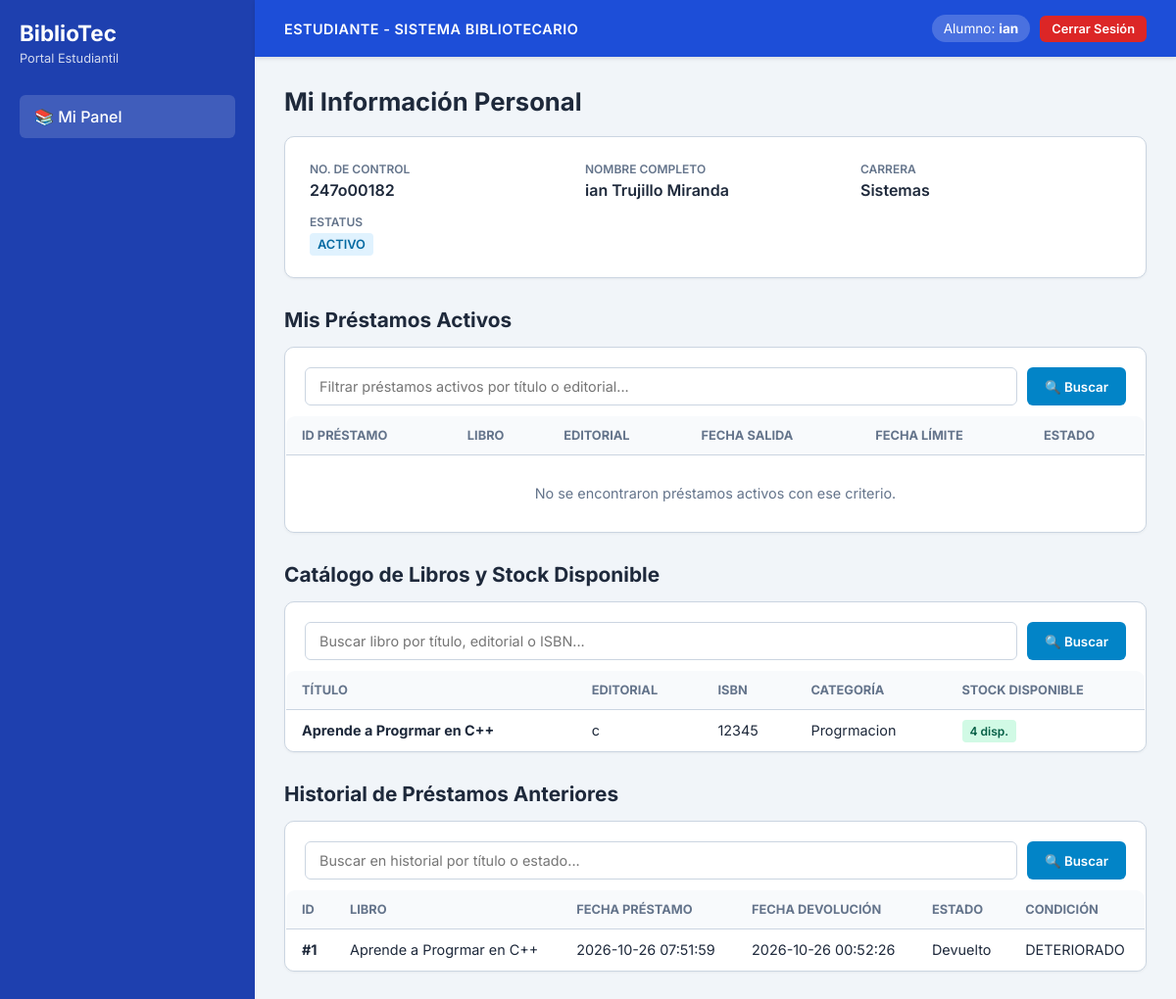
/portal_estudiante.php (signed in), run on the app's committed database.
### tables this page shows
CREATE TABLE `estudiante` (
  `numeroControl` varchar(9) NOT NULL,
  `nombre` varchar(100) NOT NULL,
  `apellidoPaterno` varchar(60) NOT NULL,
  `apellidoMaterno` varchar(60) DEFAULT NULL,
  `carrera` varchar(50) NOT NULL,
  `estatus` varchar(30) DEFAULT 'ACTIVO',
  `contrasena` varchar(255) NOT NULL DEFAULT '',
  `correo` varchar(100) NOT NULL,
  `token_recuperacion` varchar(255) DEFAULT NULL,
  `token_expiracion` datetime DEFAULT NULL
);

CREATE TABLE `libros` (
  `id_libro` int(11) NOT NULL,
  `id_categoria` int(11) DEFAULT NULL,
  `titulo` varchar(150) NOT NULL,
  `editorial` varchar(100) DEFAULT NULL,
  `isbn` varchar(20) DEFAULT NULL,
  `stock` int(11) DEFAULT 1
);

CREATE TABLE `categoria` (
  `id_categoria` int(11) NOT NULL,
  `nombre` varchar(50) NOT NULL,
  `descripcion` varchar(200) DEFAULT NULL
);

CREATE TABLE `prestamo` (
  `id_prestamo` int(11) NOT NULL,
  `numeroControl` varchar(9) DEFAULT NULL,
  `id_libro` int(11) DEFAULT NULL,
  `fechaPrestamo` datetime DEFAULT current_timestamp(),
  `fechaDevolucion` datetime DEFAULT NULL,
  `estado` varchar(30) DEFAULT 'Activo'
);

CREATE TABLE `devolucion` (
  `id_devolucion` int(11) NOT NULL,
  `id_prestamo` int(11) DEFAULT NULL,
  `fechaDevolucion` datetime DEFAULT current_timestamp(),
  `condicion` varchar(30) DEFAULT 'BUENO',
  `observaciones` varchar(200) DEFAULT NULL
);

### portal_estudiante.php (the view, shortened to what this page needs)
<?php
include 'conexion.php';
$nc = $_SESSION['numeroControl'];
$stmtEst = $pdo->prepare("SELECT * FROM estudiante WHERE numeroControl = :nc");
$stmtEst->execute([':nc' => $nc]);
$estudiante = $stmtEst->fetch();
$q_libros = trim($_GET['q_libros'] ?? '');
if (!empty($q_libros)) {
    $stmtLibros = $pdo->prepare("SELECT l.*, c.nombre AS categoria_nombre FROM libros l LEFT JOIN categoria c ON l.id_categoria = c.id_categoria WHERE l.titulo LIKE :b1 OR l.editorial LIKE :b2 OR l.isbn LIKE :b3 ORDER BY l.id_libro DESC");
    $stmtLibros->execute([
        ':b1' => "%$q_libros%",
        ':b2' => "%$q_libros%",
        ':b3' => "%$q_libros%"
    ]);
    $libros = $stmtLibros->fetchAll();
} else {
    $libros = $pdo->query("SELECT l.*, c.nombre AS categoria_nombre FROM libros l LEFT JOIN categoria c ON l.id_categoria = c.id_categoria ORDER BY l.id_libro DESC")->fetchAll();
}
$q_activos = trim($_GET['q_activos'] ?? '');
if (!empty($q_activos)) {
    $stmtActivos = $pdo->prepare("SELECT p.*, l.titulo, l.editorial FROM prestamo p JOIN libros l ON p.id_libro = l.id_libro WHERE p.numeroControl = :nc AND p.estado = 'Activo' AND (l.titulo LIKE :b1 OR l.editorial LIKE :b2) ORDER BY p.id_prestamo DESC");
    $stmtActivos->execute([
        ':nc' => $nc,
        ':b1' => "%$q_activos%",
        ':b2' => "%$q_activos%"
    ]);
} else {
    $stmtActivos = $pdo->prepare("SELECT p.*, l.titulo, l.editorial FROM prestamo p JOIN libros l ON p.id_libro = l.id_libro WHERE p.numeroControl = :nc AND p.estado = 'Activo' ORDER BY p.id_prestamo DESC");
    $stmtActivos->execute([':nc' => $nc]);
}
$prestamosActivos = $stmtActivos->fetchAll();
$q_historial = trim($_GET['q_historial'] ?? '');
if (!empty($q_historial)) {
    $stmtHist = $pdo->prepare("SELECT p.*, l.titulo, d.fechaDevolucion AS fechaRealDev, d.condicion, d.observaciones FROM prestamo p JOIN libros l ON p.id_libro = l.id_libro LEFT JOIN devolucion d ON p.id_prestamo = d.id_prestamo WHERE p.numeroControl = :nc AND (l.titulo LIKE :b1 OR p.estado LIKE :b2) ORDER BY p.id_prestamo DESC");
    $stmtHist->execute([
        ':nc' => $nc,
        ':b1' => "%$q_historial%",
        ':b2' => "%$q_historial%"
    ]);
} else {
    $stmtHist = $pdo->prepare("SELECT p.*, l.titulo, d.fechaDevolucion AS fechaRealDev, d.condicion, d.observaciones FROM prestamo p JOIN libros l ON p.id_libro = l.id_libro LEFT JOIN devolucion d ON p.id_prestamo = d.id_prestamo WHERE p.numeroControl = :nc ORDER BY p.id_prestamo DESC");
    $stmtHist->execute([':nc' => $nc]);
}
$historial = $stmtHist->fetchAll();
?>
<!DOCTYPE html>
<html lang="es">
<head>
</head>
<body>
    <aside>
        <h2>BiblioTec</h2>
        <p>Portal Estudiantil</p>
        <nav>
            <a href="portal_estudiante.php" class="active">📚 Mi Panel</a>
        </nav>
    </aside>
    <main>
        <header>
            <span class="materia">ESTUDIANTE - SISTEMA BIBLIOTECARIO</span>
            <div class="user-info">
                <span class="user-badge">Alumno: <strong><?php echo htmlspecialchars($estudiante['nombre']); ?></strong></span>
                <a href="logout_estudiante.php" class="btn-logout">Cerrar Sesión</a>
            </div>
        </header>
        <div class="content-body">
            <h1>Mi Información Personal</h1>
            <div class="card">
                <div class="profile-grid">
                    <div class="profile-item">
                        <label>No. de Control</label>
                        <p><?php echo htmlspecialchars($estudiante['numeroControl']); ?></p>
                    </div>
                    <div class="profile-item">
                        <label>Nombre Completo</label>
                        <p><?php echo htmlspecialchars($estudiante['nombre'] . ' ' . $estudiante['apellidoPaterno'] . ' ' . $estudiante['apellidoMaterno']); ?></p>
                    </div>
                    <div class="profile-item">
                        <label>Carrera</label>
                        <p><?php echo htmlspecialchars($estudiante['carrera']); ?></p>
                    </div>
                    <div class="profile-item">
                        <label>Estatus</label>
                        <p><span style="background: #e0f2fe; color: #0369a1; padding: 4px 8px; border-radius: 4px; font-size: 0.8rem;"><?php echo htmlspecialchars($estudiante['estatus']); ?></span></p>
                    </div>
                </div>
            </div>
            <h2 class="section-title">Mis Préstamos Activos</h2>
            <div class="card" style="padding: 0; overflow: hidden;">
                <form action="portal_estudiante.php" method="GET" class="search-bar">
                    <input type="text" name="q_activos" placeholder="Filtrar préstamos activos por título o editorial..." value="<?php echo htmlspecialchars($q_activos); ?>">
                    <button type="submit" class="btn-search">🔍 Buscar</button>
                </form>
                <table>
                    <thead>
                        <tr>
                            <th>ID Préstamo</th>
                            <th>Libro</th>
                            <th>Editorial</th>
                            <th>Fecha Salida</th>
                            <th>Fecha Límite</th>
                            <th>Estado</th>
                        </tr>
                    </thead>
                    <tbody>
                        <?php if (!empty($prestamosActivos)): ?>
                            <?php foreach ($prestamosActivos as $p): ?>
                                <tr>
                                    <td><strong>#<?php echo htmlspecialchars($p['id_prestamo']); ?></strong></td>
                                    <td><?php echo htmlspecialchars($p['titulo']); ?></td>
                                    <td><?php echo htmlspecialchars($p['editorial']); ?></td>
                                    <td><?php echo htmlspecialchars($p['fechaPrestamo']); ?></td>
                                    <td><?php echo htmlspecialchars($p['fechaDevolucion']); ?></td>
                                    <td><span style="background: #e0f2fe; color: #0369a1; padding: 4px 8px; border-radius: 4px; font-size: 0.75rem; font-weight: 600;"><?php echo htmlspecialchars($p['estado']); ?></span></td>
                                </tr>
                            <?php endforeach; ?>
                        <?php else: ?>
                            <tr>
                                <td colspan="6" style="text-align: center; color: var(--text-muted); padding: 30px;">
                                    No se encontraron préstamos activos con ese criterio.
                                </td>
                            </tr>
                        <?php endif; ?>
                    </tbody>
                </table>
            </div>
            <h2 class="section-title">Catálogo de Libros y Stock Disponible</h2>
            <div class="card" style="padding: 0; overflow: hidden;">
                <form action="portal_estudiante.php" method="GET" class="search-bar">
                    <input type="text" name="q_libros" placeholder="Buscar libro por título, editorial o ISBN..." value="<?php echo htmlspecialchars($q_libros); ?>">
                    <button type="submit" class="btn-search">🔍 Buscar</button>
                </form>
                <table>
                    <thead>
                        <tr>
                            <th>Título</th>
                            <th>Editorial</th>
                            <th>ISBN</th>
                            <th>Categoría</th>
                            <th>Stock Disponible</th>
                        </tr>
                    </thead>
                    <tbody>
                        <?php if (!empty($libros)): ?>
                            <?php foreach ($libros as $lib): ?>
                                <tr>
                                    <td><strong><?php echo htmlspecialchars($lib['titulo']); ?></strong></td>
                                    <td><?php echo htmlspecialchars($lib['editorial']); ?></td>
                                    <td><?php echo htmlspecialchars($lib['isbn']); ?></td>
                                    <td><?php echo htmlspecialchars($lib['categoria_nombre'] ?? 'General'); ?></td>
                                    <td><span style="background: #d1fae5; color: #065f46; padding: 4px 8px; border-radius: 4px; font-size: 0.75rem; font-weight: 600;"><?php echo htmlspecialchars($lib['stock']); ?> disp.</span></td>
                                </tr>
                            <?php endforeach; ?>
                        <?php endif; ?>
                    </tbody>
                </table>
            </div>
            <h2 class="section-title">Historial de Préstamos Anteriores</h2>
            <div class="card" style="padding: 0; overflow: hidden;">
                <form action="portal_estudiante.php" method="GET" class="search-bar">
                    <input type="text" name="q_historial" placeholder="Buscar en historial por título o estado..." value="<?php echo htmlspecialchars($q_historial); ?>">
                    <button type="submit" class="btn-search">🔍 Buscar</button>
                </form>
                <table>
                    <thead>
                        <tr>
                            <th>ID</th>
                            <th>Libro</th>
                            <th>Fecha Préstamo</th>
                            <th>Fecha Devolución</th>
                            <th>Estado</th>
                            <th>Condición</th>
                        </tr>
                    </thead>
                    <tbody>
                        <?php if (!empty($historial)): ?>
                            <?php foreach ($historial as $h): ?>
                                <tr>
                                    <td><strong>#<?php echo htmlspecialchars($h['id_prestamo']); ?></strong></td>
                                    <td><?php echo htmlspecialchars($h['titulo']); ?></td>
                                    <td><?php echo htmlspecialchars($h['fechaPrestamo']); ?></td>
                                    <td><?php echo htmlspecialchars($h['fechaRealDev'] ?? 'Pendiente'); ?></td>
                                    <td><?php echo htmlspecialchars($h['estado']); ?></td>
                                    <td><?php echo htmlspecialchars($h['condicion'] ?? 'N/A'); ?></td>
                                </tr>
                            <?php endforeach; ?>
                        <?php endif; ?>
                    </tbody>
                </table>
            </div>
        </div>
    </main>
</body>
</html>

### portal_estudiante.php (style rules this page uses)
:root { --primary: #1e40af; --primary-dark: #1e3a8a; --bg-color: #f1f5f9; --card-bg: #ffffff; --text-main: #1e293b; --text-muted: #64748b; --border-color: #cbd5e1; }
* { box-sizing: border-box; margin: 0; padding: 0; font-family: 'Inter', sans-serif; }
body { background-color: var(--bg-color); color: var(--text-main); display: flex; min-height: 100vh; }
aside { width: 260px; background-color: var(--primary); color: white; display: flex; flex-direction: column; padding: 20px; }
aside h2 { font-size: 1.4rem; margin-bottom: 5px; }
aside p { font-size: 0.8rem; opacity: 0.8; margin-bottom: 30px; }
aside nav a { display: block; padding: 12px 15px; color: white; text-decoration: none; border-radius: 6px; font-weight: 500; margin-bottom: 6px; transition: background 0.2s; }
aside nav a:hover, aside nav a.active { background-color: rgba(255, 255, 255, 0.15); }
main { flex: 1; display: flex; flex-direction: column; }
header { background-color: #1d4ed8; color: white; padding: 15px 30px; display: flex; justify-content: space-between; align-items: center; box-shadow: 0 2px 4px rgba(0,0,0,0.1); }
header .materia { font-size: 0.9rem; font-weight: 600; letter-spacing: 0.5px; }
header .user-info { display: flex; align-items: center; gap: 10px; font-size: 0.85rem; }
header .user-badge { background: rgba(255,255,255,0.2); padding: 6px 12px; border-radius: 20px; }
.btn-logout { background-color: #dc2626; color: white; padding: 6px 12px; border-radius: 6px; text-decoration: none; font-size: 0.8rem; font-weight: 600; transition: background 0.2s; }
.content-body { padding: 30px; overflow-y: auto; }
h1 { font-size: 1.6rem; font-weight: 700; margin-bottom: 20px; }
.section-title { font-size: 1.3rem; font-weight: 700; margin: 30px 0 15px 0; color: var(--text-main); }
.card { background: var(--card-bg); padding: 25px; border-radius: 10px; border: 1px solid var(--border-color); box-shadow: 0 1px 3px rgba(0,0,0,0.05); margin-bottom: 30px; }
.profile-grid { display: grid; grid-template-columns: repeat(auto-fit, minmax(200px, 1fr)); gap: 15px; }
.profile-item label { font-size: 0.75rem; text-transform: uppercase; color: var(--text-muted); font-weight: 600; display: block; margin-bottom: 4px; }
.profile-item p { font-size: 1rem; font-weight: 600; color: var(--text-main); }
.search-bar { display: flex; gap: 10px; padding: 20px 20px 0 20px; }
.search-bar input { flex: 1; padding: 10px 14px; border: 1px solid var(--border-color); border-radius: 6px; font-size: 0.9rem; }
.btn-search { background-color: #0284c7; color: white; padding: 10px 18px; border: none; border-radius: 6px; font-weight: 600; cursor: pointer; text-decoration: none; display: inline-flex; align-items: center; }
table { width: 100%; border-collapse: collapse; margin-top: 10px; text-align: left; background: var(--card-bg); border-radius: 10px; overflow: hidden; border: 1px solid var(--border-color); }
th, td { padding: 12px 16px; border-bottom: 1px solid var(--border-color); font-size: 0.9rem; }
th { background-color: #f8fafc; font-size: 0.8rem; text-transform: uppercase; color: var(--text-muted); }

### data on the page
estudiante: nombre "ian", numeroControl "247o00182", nombre+apellidoPaterno+apellidoMaterno "ian Trujillo Miranda", carrera "Sistemas", estatus "ACTIVO"
libros: titulo "Aprende a Progrmar en C++", editorial "c", isbn "12345", id_categoria.nombre "Progrmacion", stock "4"
prestamo: id_prestamo "1", id_libro.titulo "Aprende a Progrmar en C++", fechaPrestamo "2026-10-26 07:51:59", devolucion.fechaDevolucion "2026-10-26 00:52:26", estado "Devuelto", devolucion.condicion "DETERIORADO"
